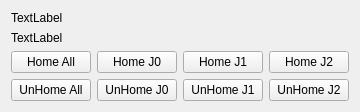
      <widget class="QWidget" name="tab_2">
       <attribute name="title">
        <string>Homing</string>
       </attribute>
       <layout class="QGridLayout" name="gridLayout_5">
        <item row="2" column="0">
         <widget class="QPushButton" name="home_all_pb">
          <property name="text">
           <string>Home All</string>
          </property>
         </widget>
        </item>
        <item row="2" column="2">
         <widget class="QPushButton" name="home_pb_1">
          <property name="text">
           <string>Home J1</string>
          </property>
         </widget>
        </item>
        <item row="2" column="3">
         <widget class="QPushButton" name="home_pb_2">
          <property name="text">
           <string>Home J2</string>
          </property>
         </widget>
        </item>
        <item row="3" column="3">
         <widget class="QPushButton" name="unhome_pb_2">
          <property name="text">
           <string>UnHome J2</string>
          </property>
         </widget>
        </item>
        <item row="3" column="1">
         <widget class="QPushButton" name="unhome_pb_0">
          <property name="text">
           <string>UnHome J0</string>
          </property>
         </widget>
        </item>
        <item row="2" column="1">
         <widget class="QPushButton" name="home_pb_0">
          <property name="text">
           <string>Home J0</string>
          </property>
         </widget>
        </item>
        <item row="0" column="0" colspan="4">
         <widget class="QLabel" name="gcodes_lb">
          <property name="text">
           <string>TextLabel</string>
          </property>
         </widget>
        </item>
        <item row="1" column="0" colspan="4">
         <widget class="QLabel" name="mcodes_lb">
          <property name="text">
           <string>TextLabel</string>
          </property>
         </widget>
        </item>
        <item row="3" column="0">
         <widget class="QPushButton" name="unhome_all_pb">
          <property name="text">
           <string>UnHome All</string>
          </property>
         </widget>
        </item>
        <item row="3" column="2">
         <widget class="QPushButton" name="unhome_pb_1">
          <property name="text">
           <string>UnHome J1</string>
          </property>
         </widget>
        </item>
       </layout>
      </widget>
